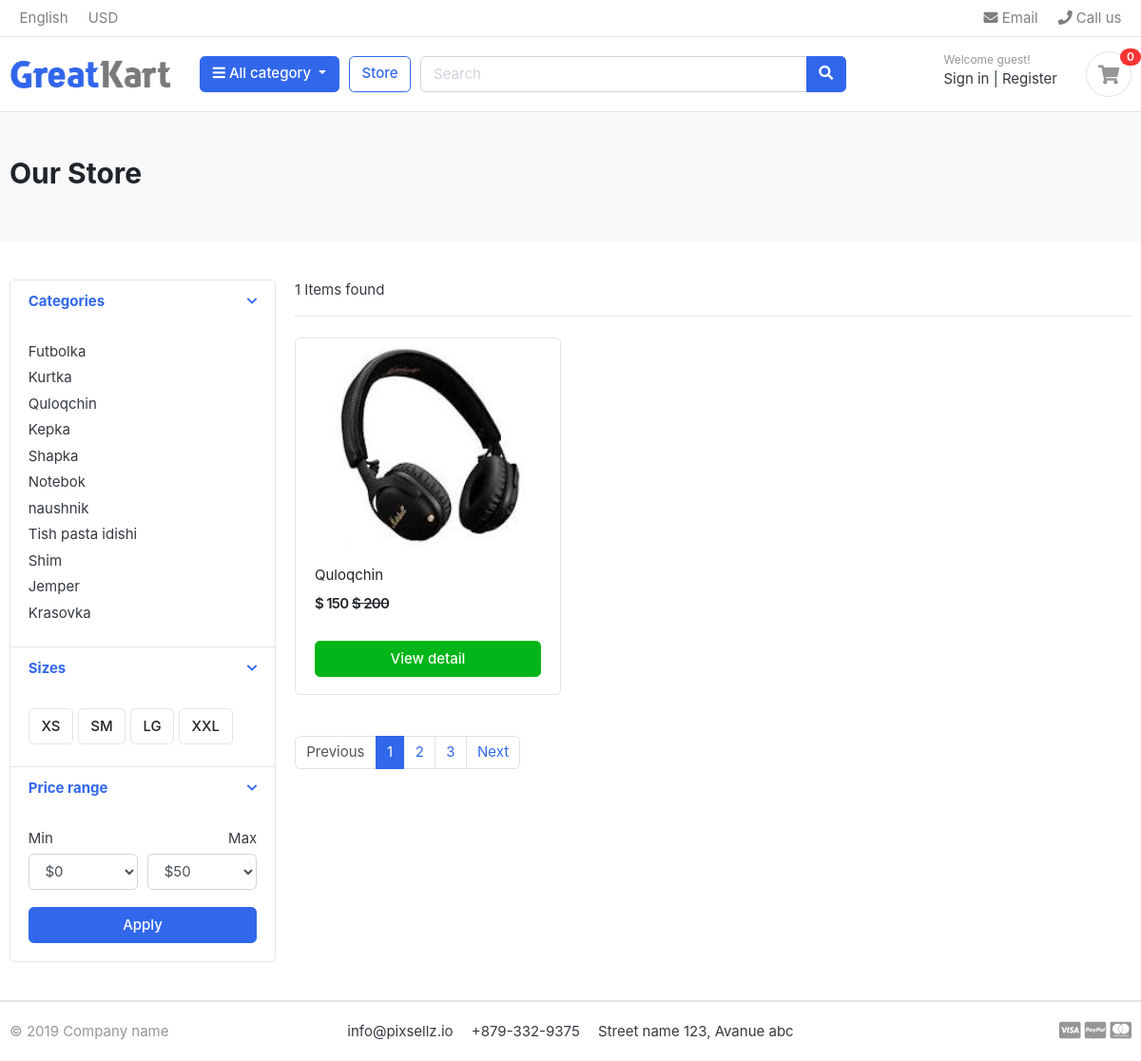
/store/quloqchin/, run on the app's committed database.
### Category/models.py (models this page shows, shortened)
class Category(models.Model):
    name = models.CharField(max_length=20,unique=True)
    description = models.TextField(blank=True)
    image = models.ImageField(upload_to="photo/category",blank=True)
    slug = models.SlugField(max_length=20,unique=True)
    def manzil_olmoq(self):
        return reverse("category_slug", args=[self.slug])

### product_store/models.py (models this page shows, shortened)
class Product(models.Model):
    name = models.CharField(max_length=20)
    slug = models.SlugField(max_length=20,unique=True)
    descprition = models.TextField(max_length=500,blank=True)
    xozirgi_narx = models.IntegerField()
    oldingi_narx = models.IntegerField()
    image = models.ImageField(upload_to="photo/product")
    aksiya = models.IntegerField(default=100)
    mavjudmi = models.BooleanField(default=True)
    category = models.ForeignKey(Category,on_delete=models.CASCADE)
    yaratilgan_vaqt = models.DateTimeField(auto_now_add=True)
    ozgartirilgan_vaqti = models.DateTimeField(auto_now=True)

### product_store/views.py (the view)
# urls.py: path("",Malumot,name="store_panel"),
def Malumot(request, category_slug=None):
    if category_slug == None:
        products = Product.objects.filter(mavjudmi=True)
    else:
        categories = get_object_or_404(Category, slug=category_slug)
        products = Product.objects.filter(mavjudmi=True, category=categories)
    context = {
        "store_category":products,
    }
    return render(request,"store.html",context)

### Category/context_prosesor.py (called while the page is built)
def menu_links(request):
    maxsulot_tur = Category.objects.all()
    context = {
        "maxsulot_all": maxsulot_tur
    }
    return dict(context)

### card/context_prosesor.py (called while the page is built)
def counter(request):
    cart_count = 0
    if 'admin' in request.path:
        return {}
    else:
        try:
            cart = Cart.objects.get(session_id=_cart_id(request))
            cart_items = CartItem.objects.filter(cart=cart)
            for cart_item in cart_items:
                cart_count += cart_item.quantity
        except ObjectDoesNotExist:
            cart_count = 0
    return dict(cart_count = cart_count)

### card/views.py (called while the page is built)
def _cart_id(request):
    cart = request.session.session_key
    if not cart:
        cart = request.session.create()
    return cart

### template/store.html (shortened to what this page needs)
{% extends "base.html" %}
{% load static %}
{% block content%}
<section class="section-pagetop bg">
  <div class="container">
    <h2 class="title-page">Our Store</h2>
  </div>
</section>
<section class="section-content padding-y">
  <div class="container">
  <div class="row">
    <aside class="col-md-3">
  <div class="card">
    <article class="filter-group">
      <header class="card-header">
        <a href="#" data-toggle="collapse" data-target="#collapse_1" aria-expanded="true" class="">
          <i class="icon-control fa fa-chevron-down"></i>
          <h6 class="title">Categories</h6>
        </a>
      </header>
      <div class="filter-content collapse show" id="collapse_1" >
        <div class="card-body">
          <ul class="list-menu">
            {% for durbek in maxsulot_all %}
            <li><a href="{{durbek.manzil_olmoq}}">{{durbek.name}}</a></li>
            {% endfor %}
          </ul>
        </div>
      </div>
    </article>
    <article class="filter-group">
      <header class="card-header">
        <a href="#" data-toggle="collapse" data-target="#collapse_4" aria-expanded="true" class="">
          <i class="icon-control fa fa-chevron-down"></i>
          <h6 class="title">Sizes </h6>
        </a>
      </header>
      <div class="filter-content collapse show" id="collapse_4" >
        <div class="card-body">
        <label class="checkbox-btn">
          <span class="btn btn-light"> XS </span>
        </label>
        <label class="checkbox-btn">
          <span class="btn btn-light"> SM </span>
        </label>
        <label class="checkbox-btn">
          <span class="btn btn-light"> LG </span>
        </label>
<label class="checkbox-btn">
          <span class="btn btn-light"> XXL </span>
        </label>
      </div>
      </div>
    </article>
    <article class="filter-group">
      <header class="card-header">
        <a href="#" data-toggle="collapse" data-target="#collapse_3" aria-expanded="true" class="">
          <i class="icon-control fa fa-chevron-down"></i>
          <h6 class="title">Price range </h6>
        </a>
      </header>
      <div class="filter-content collapse show" id="collapse_3">
        <div class="card-body">
          <div class="form-row">
          <div class="form-group col-md-6">
          <label>Min</label>
            <select class="mr-2 form-control">
              <option value="0">$0</option>
            </select>
          </div>
          <div class="form-group text-right col-md-6">
          <label>Max</label>
            <select class="mr-2 form-control">
              <option value="50">$50</option>
            </select>
          </div>
          </div>
          <button class="btn btn-block btn-primary">Apply</button>
        </div>
      </div>
    </article>
  </div>
    </aside>
    <main class="col-md-9">
  <header class="border-bottom mb-4 pb-3">
      <div class="form-inline">
        <span class="mr-md-auto">{{store_category.count}} Items found </span>
      </div>
  </header>
    <div class="row">
        {% for store_index in  store_category %}
        <div class="col-md-4">
            <figure class="card card-product-grid">
                <div class="img-wrap">
                  <img src="{{store_index.image.url}}">
                </div>
                <figcaption class="info-wrap">
                    <div class="fix-height">
                        <a href="./product-detail.html" class="title">{{store_index.name}}</a>
                        <div class="price-wrap mt-2">
                        <span class="price">$ {{store_index.xozirgi_narx}}</span>
                        <span class="price"><s>$ {{store_index.oldingi_narx}}</s></span>
                        </div>
                    </div>
                    <a href="{% url 'detail_name' store_index.id %}" class="btn btn-block btn-success">View detail</a>
                </figcaption>
            </figure>
        </div>
        {% endfor %}
     </div>
  <nav class="mt-4" aria-label="Page navigation sample">
  <ul class="pagination">
    <li class="page-item disabled"><a class="page-link" href="#">Previous</a></li>
    <li class="page-item active"><a class="page-link" href="#">1</a></li>
    <li class="page-item"><a class="page-link" href="#">2</a></li>
    <li class="page-item"><a class="page-link" href="#">3</a></li>
    <li class="page-item"><a class="page-link" href="#">Next</a></li>
  </ul>
  </nav>
    </main>
  </div>
  </div>
</section>
    {% endblock content %}

### static/css/ui.css (style rules this page uses)
html { font-family: "Inter", sans-serif; font-size: 15px; }
.img-wrap { text-align: center; display: block; }
.img-wrap img { max-width: 100%; }
.price-wrap { letter-spacing: -0.7px; }
.padding-y { padding-top: 40px; padding-bottom: 40px; }
figure { margin-bottom: 0; }
article:after, .form-group:after { display: block; clear: both; content: ""; }
.bg { background-color: #f8f9fa; }
.title-page { color: #212529; }
.btn-light { background-color: #fff; border-color: #e4e4e4; }
[class*=list-] li:after { visibility: hidden; display: block; content: ""; overflow: hidden; height: 0; clear: both; }
.list-menu { list-style: none; margin: 0; padding-left: 0; }
.list-menu li { margin-bottom: 5px; }
.list-menu a { color: #343a40; }
[class*=card-product] a.title { color: #212529; display: block; }
[class*=card-product] .img-wrap { overflow: hidden; position: relative; }
[class*=card-product] .img-wrap img { height: 100%; max-width: 100%; width: auto; display: inline-block; -o-object-fit: cover; object-fit: cover; }
.card-product-grid { margin-bottom: 20px; }
.card-product-grid .img-wrap { border-radius: 0.2rem 0.2rem 0 0; height: 220px; }
.card-product-grid .info-wrap { overflow: hidden; padding: 18px 20px; }
.card-product-grid .fix-height { height: 80px; overflow: hidden; }
.card .img-wrap { overflow: hidden; }
.price { font-weight: 600; color: #212529; }
.icon-control { margin-top: 5px; float: right; font-size: 80%; }
.card-header .title { margin-bottom: 0; line-height: 1.5; }
.filter-group { border-bottom: 1px solid #e4e4e4; }
.filter-group .card-header { border-bottom: 0; }
.filter-group:last-child { border-bottom: 0; }
.checkbox-btn { position: relative; }
.section-pagetop { padding: 45px 0; }

### data on the page
Category: name "Futbolka"
Category: name "Kurtka"
Category: name "Quloqchin"
Category: name "Kepka"
Category: name "Shapka"
Category: name "Notebok"
Category: name "naushnik"
Category: name "Tish pasta idishi"
Category: name "Shim"
Category: name "Jemper"
Category: name "Krasovka"
Product: image (picture), name "Quloqchin", xozirgi_narx "150", oldingi_narx "200"

### other printed values
{{ cart_count }} "0"
{{ store_category.count }} "1"
